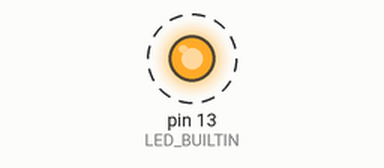
Simulated run of this sketch. Board: Arduino Uno, built with avr-gcc and run on an emulated ATmega328P. Shown: output pins drawn as LEDs (lit = HIGH). Dashed ring = blinking. What the sketch prints to the serial monitor is not drawn.

Above: at 0.1 s.
Timing chart, 0 to 3.0 s (numbered marks = the images above):
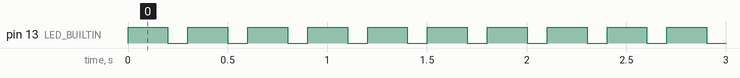

Measured:
- by itself, pin 13 (LED_BUILTIN): alternates HIGH for 0.20 s and LOW for 0.10 s

The sketch:

nano_test.ino
```cpp
char s[32];
float foo;
unsigned int pressure = 100;

char foos[10];

// the setup function runs once when you press reset or power the board
void setup() {
  // initialize digital pin LED_BUILTIN as an output.
  pinMode(LED_BUILTIN, OUTPUT);

  Serial.begin(19200);  // opens serial port, sets data rate to 19,200 bps
  foo = -0.2;
}

// the loop function runs over and over again forever
void loop() {

  while (1) {

    foo = foo + 0.01;
    pressure = pressure + 10;
    if (pressure > 900) {
      pressure = 100;
    }

    //snprintf(s, sizeof(s), "x;y;z;%f\n", foo);

    dtostrf(foo, 5, 2, foos);

    if (foo > 0) {
      sprintf(s, "+%sg;%d;s;f", foos, pressure);
    } else {
      sprintf(s, "%sg;%d;s;f", foos, pressure);
    }

    Serial.println(s);

    digitalWrite(LED_BUILTIN, HIGH);   // turn the LED on (HIGH is the voltage level)
    delay(200);                       // wait for a second
    digitalWrite(LED_BUILTIN, LOW);    // turn the LED off by making the voltage LOW
    delay(100);                       // wait for a second
  }
}
```
